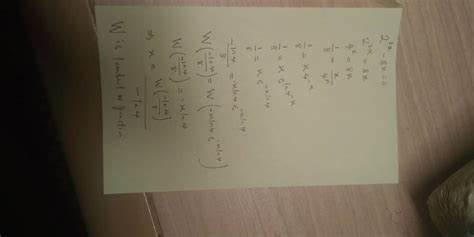
#> input picture text.jpg, 474 x 237 px
$ python not_equal_brightness_imge.py
#> lines starting #> are read from the running program, lines starting #| are printed output that depends on the picture; after the words box and inside, x2 and y2 are one past the last pixel; in counts of white or black regions, pixels touching at a corner belong together
import cv2
import numpy as np
img= cv2.imread("text.jpg",0)
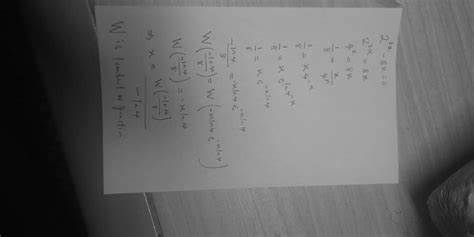
#> img: shape (237, 474); min 0, max 182, mean 101.5
_,th1=cv2.threshold(img,127,255,cv2.THRESH_BINARY)
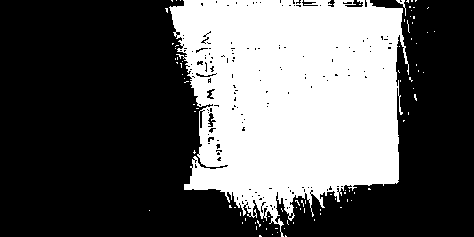
#> th1: shape (237, 474); 36.1% white; 90 white regions (88 under 20 px), largest, box (x1, y1, x2, y2) and area: (169, 0, 409, 237) 40204, (396, 0, 406, 16) 39
th2=cv2.adaptiveThreshold(img,255,cv2.ADAPTIVE_THRESH_MEAN_C,cv2.THRESH_BINARY,21,4);
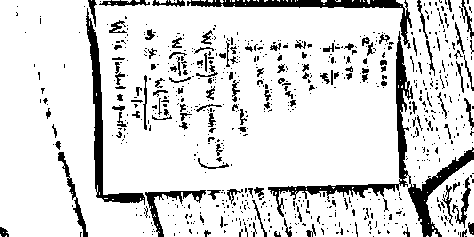
#> th2: shape (237, 474); 85.8% white; 750 black regions (614 under 20 px), largest, box (x1, y1, x2, y2) and area: (268, 31, 474, 237) 3453, (86, 8, 145, 205) 1774, (187, 0, 412, 49) 1626
th3=cv2.adaptiveThreshold(img,255,cv2.ADAPTIVE_THRESH_GAUSSIAN_C,cv2.THRESH_BINARY,21,4);
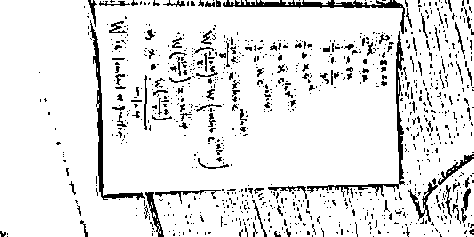
#> th3: shape (237, 474); 89.9% white; black in thin lines or dots
cv2.imshow("image",th1)
cv2.imshow("THRESH_MEAN_C",th2)
cv2.imshow("THRESH_GAUSSIAN_C",th3)

cv2.waitKey(0)
cv2.destroyAllWindows()
"""
بيوضح الصور الي الاضاء بتعتها غير بعض
ازاي عن طريق فصل الخلفيه وزياده توضيح الكلام
"""
